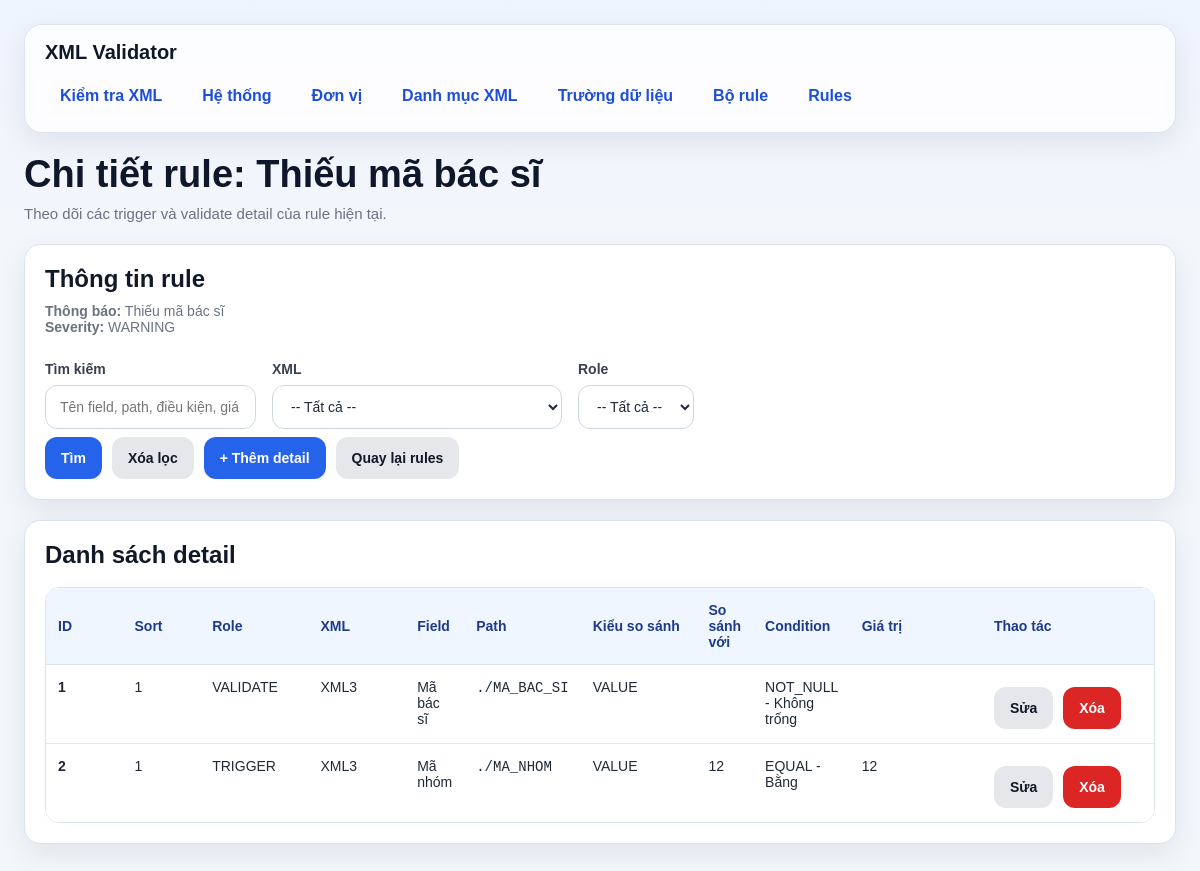
Page /rules/1/details on the earlier database version.
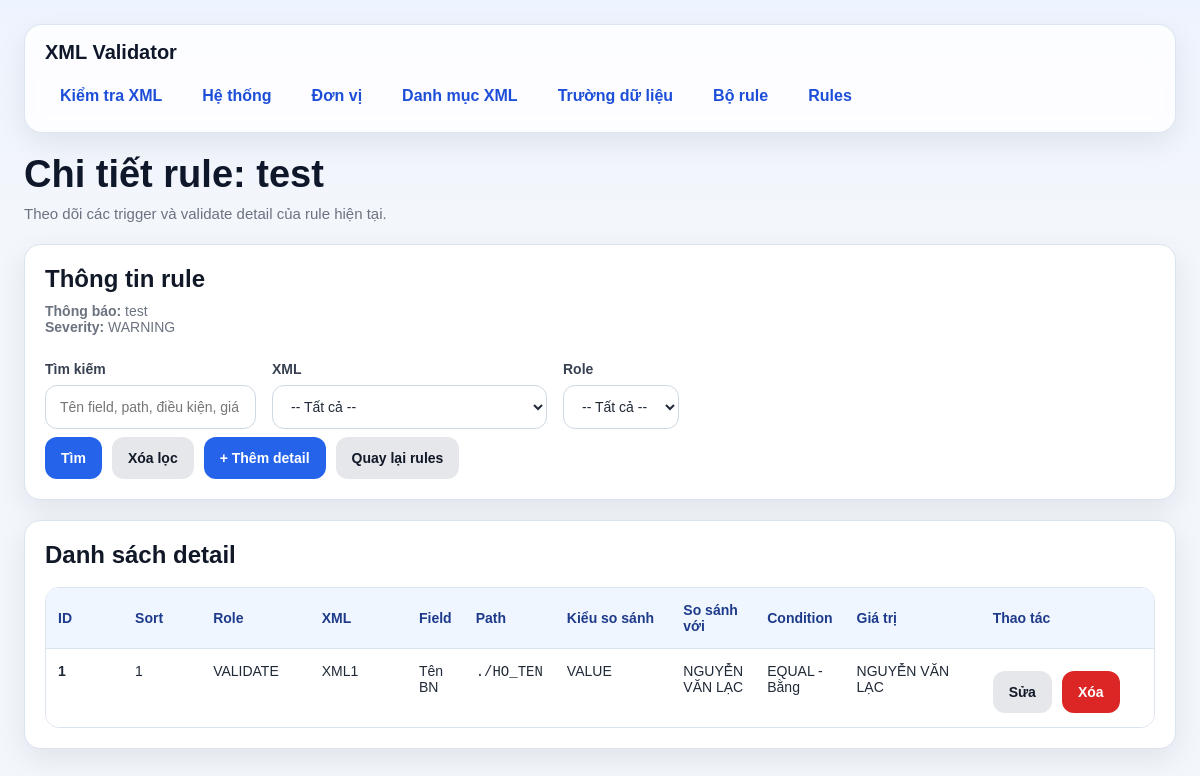
Same page on the later database version.
### models/rule_model.py (models this page shows, shortened)
class Rule(db.Model):
    __tablename__ = "rule"
    id = db.Column(db.Integer, primary_key=True)
    bo_rule_id = db.Column(db.Integer, db.ForeignKey("bo_rule.id"), nullable=False)
    ten_rule = db.Column(db.String(255), nullable=False)
    thong_bao = db.Column(db.String(500), nullable=False)
    severity = db.Column(db.String(50), nullable=False, default="WARNING")
    is_active = db.Column(db.Boolean, nullable=False, default=True)
    bo_rule = db.relationship("BoRule", backref="rules")

class RuleDetail(db.Model):
    __tablename__ = "rule_detail"
    id = db.Column(db.Integer, primary_key=True)
    rule_id = db.Column(db.Integer, db.ForeignKey("rule.id"), nullable=False)
    field_id = db.Column(db.Integer, db.ForeignKey("danh_muc_truong_du_lieu.id"), nullable=False)
    condition_id = db.Column(db.Integer, db.ForeignKey("danh_muc_dieu_kien.id"), nullable=False)
    gia_tri = db.Column(db.String(255), nullable=True)
    condition_role = db.Column(db.String(50), nullable=False)
    sort_order = db.Column(db.Integer, nullable=False, default=1)
    compare_mode = db.Column(db.String(20), nullable=False, default="VALUE")
    compare_field_id = db.Column(db.Integer, db.ForeignKey("danh_muc_truong_du_lieu.id"), nullable=True)
    rule = db.relationship("Rule", backref="details")
    field = db.relationship("DanhMucTruongDuLieu", foreign_keys=[field_id])
    condition = db.relationship("DanhMucDieuKien")
    compare_field = db.relationship("DanhMucTruongDuLieu", foreign_keys=[compare_field_id])

### models/xml_model.py (models this page shows, shortened)
class DanhMucXml(db.Model):
    __tablename__ = "danh_muc_xml"
    id = db.Column(db.Integer, primary_key=True)
    ma_xml = db.Column(db.String(50), nullable=False, unique=True)   # XML1, XML2, XML3
    ten_xml = db.Column(db.String(255), nullable=False)
    list_path = db.Column(db.String(500), nullable=False)            # path tính từ NOIDUNGFILE

### models/field_model.py (models this page shows, shortened)
class DanhMucTruongDuLieu(db.Model):
    __tablename__ = "danh_muc_truong_du_lieu"
    id = db.Column(db.Integer, primary_key=True)
    ten_truong = db.Column(db.String(255), nullable=False)
    xml_id = db.Column(db.Integer, db.ForeignKey("danh_muc_xml.id"), nullable=False)
    xml_path = db.Column(db.String(500), nullable=False)  # path bên trong từng phần tử của list
    data_type = db.Column(db.String(50), nullable=False, default="STRING")
    xml = db.relationship("DanhMucXml", backref="fields")

### models/condition_model.py (models this page shows, shortened)
class DanhMucDieuKien(db.Model):
    __tablename__ = "danh_muc_dieu_kien"
    id = db.Column(db.Integer, primary_key=True)
    ma_dieu_kien = db.Column(db.String(50), nullable=False, unique=True)
    ten_dieu_kien = db.Column(db.String(255), nullable=False)

### routes/rule_routes.py (the view, shortened to what this page needs)
@rule_bp.route("/<int:rule_id>/details", methods=["GET"])
def list_rule_details(rule_id):
    rule = Rule.query.get_or_404(rule_id)
    keyword = (request.args.get("keyword") or "").strip()
    xml_id = (request.args.get("xml_id") or "").strip()
    role = (request.args.get("role") or "").strip()
    query = (
        RuleDetail.query
        .join(DanhMucTruongDuLieu, RuleDetail.field_id == DanhMucTruongDuLieu.id)
        .join(DanhMucXml, DanhMucTruongDuLieu.xml_id == DanhMucXml.id)
        .join(DanhMucDieuKien, RuleDetail.condition_id == DanhMucDieuKien.id)
        .filter(RuleDetail.rule_id == rule_id)
    )
    if xml_id:
        query = query.filter(DanhMucTruongDuLieu.xml_id == int(xml_id))
    if role:
        query = query.filter(RuleDetail.condition_role == role)
    details = query.order_by(RuleDetail.sort_order.asc(), RuleDetail.id.asc()).all()
    xmls = DanhMucXml.query.order_by(DanhMucXml.id.asc()).all()
    return render_template(
        "rule_details.html",
        rule=rule,
        details=details,
        keyword=keyword,
        xml_id=xml_id,
        role=role,
        xmls=xmls
    )

### templates/rule_details.html (shortened to what this page needs)
{% extends "base.html" %}
{% block content %}
<div class="page-header">
    <h1 class="page-title">Chi tiết rule: {{ rule.ten_rule }}</h1>
    <div class="page-subtitle">Theo dõi các trigger và validate detail của rule hiện tại.</div>
</div>
<div class="card">
    <h2 class="card-title">Thông tin rule</h2>
    <div class="card-subtitle">
        <strong>Thông báo:</strong> {{ rule.thong_bao }}<br>
        <strong>Severity:</strong> {{ rule.severity }}
    </div>
    <form method="GET">
        <div class="grid">
            <div class="col-4">
                <label>Tìm kiếm</label>
                <input type="text" name="keyword" value="{{ keyword }}" placeholder="Tên field, path, điều kiện, giá trị...">
            </div>
            <div class="col-4">
                <label>XML</label>
                <select name="xml_id">
                    <option value="">-- Tất cả --</option>
                </select>
            </div>
            <div class="col-4">
                <label>Role</label>
                <select name="role">
                    <option value="">-- Tất cả --</option>
                </select>
            </div>
        </div>
        <div class="actions">
            <button type="submit" class="btn btn-primary">Tìm</button>
            <a href="/rules/{{ rule.id }}/details" class="btn btn-secondary">Xóa lọc</a>
            <a href="/rules/{{ rule.id }}/details/create" class="btn btn-primary">+ Thêm detail</a>
            <a href="/rules" class="btn btn-secondary">Quay lại rules</a>
        </div>
    </form>
</div>
<div class="card">
    <h2 class="card-title">Danh sách detail</h2>
    {% if details %}
        <div class="table-wrap">
            <table>
                <thead>
                    <tr>
                        <th style="width: 80px;">ID</th>
                        <th style="width: 80px;">Sort</th>
                        <th style="width: 110px;">Role</th>
                        <th style="width: 100px;">XML</th>
                        <th>Field</th>
                        <th>Path</th>
                        <th style="width: 120px;">Kiểu so sánh</th>
                        <th>So sánh với</th>
                        <th>Condition</th>
                        <th style="width: 140px;">Giá trị</th>
                        <th style="width: 180px;">Thao tác</th>
                    </tr>
                </thead>
                <tbody>
                    {% for d in details %}
                    <tr>
                        <td><strong>{{ d.id }}</strong></td>
                        <td>{{ d.sort_order }}</td>
                        <td>{{ d.condition_role }}</td>
                        <td>{{ d.field.xml.ma_xml }}</td>
                        <td>{{ d.field.ten_truong }}</td>
                        <td><code>{{ d.field.xml_path }}</code></td>
                        <td>{{ d.compare_mode }}</td>
                        <td>
                            {% if d.compare_mode == 'FIELD' and d.compare_field %}
                                {{ d.compare_field.xml.ma_xml }} | {{ d.compare_field.ten_truong }} | {{ d.compare_field.xml_path }}
                            {% else %}
                                {{ d.gia_tri or '' }}
                            {% endif %}
                        </td>
                        <td>{{ d.condition.ma_dieu_kien }} - {{ d.condition.ten_dieu_kien }}</td>
                        <td>{{ d.gia_tri or '' }}</td>
                        <td>
                            <div class="actions">
                                <a class="btn btn-secondary" href="/rules/details/{{ d.id }}/edit">Sửa</a>
                                <form class="inline" method="POST" action="/rules/details/{{ d.id }}/delete" onsubmit="return confirm('Xóa detail này?');">
                                    <button class="btn btn-danger" type="submit">Xóa</button>
                                </form>
                            </div>
                        </td>
                    </tr>
                    {% endfor %}
                </tbody>
            </table>
        </div>
    {% else %}
        <div class="empty-state">Chưa có detail nào cho rule này.</div>
    {% endif %}
</div>
{% endblock %}

### templates/base.html (shortened to what this page needs)
<!DOCTYPE html>
<html lang="vi">
<head>
</head>
<body>
    <div class="page-shell">
        <div class="topbar">
            <div class="topbar-title">XML Validator</div>
            <nav>
                <a href="/">Kiểm tra XML</a>
                <a href="/systems">Hệ thống</a>
                <a href="/units">Đơn vị</a>
                <a href="/xmls">Danh mục XML</a>
                <a href="/fields">Trường dữ liệu</a>
                <a href="/rule-sets">Bộ rule</a>
                <a href="/rules">Rules</a>
            </nav>
        </div>
        <div class="container">
            {% block content %}{% endblock %}
        </div>
    </div>
</body>
</html>

### templates/base.html (style rules this page uses)
* { box-sizing: border-box; }
:root { --bg: #f3f6fb; --card: #ffffff; --card-soft: #f8fafc; --border: #dbe3ef; --text: #1f2937; --muted: #6b7280; --primary: #2563eb; --primary-hover: #1d4ed8; --danger: #dc2626; --danger-hover: #b91c1c; --success-bg: #dcfce7; --success-text: #166534; --warning-bg: #fef3c7; --warning-text: #92400e; --error-bg: #fee2e2; --error-text: #991b1b; --shadow: 0 10px 30px rgba(15, 23, 42, 0.08); --radius: 16px; }
body { margin: 0; font-family: Arial, Helvetica, sans-serif; background: linear-gradient(180deg, #eef4ff 0%, var(--bg) 220px); color: var(--text); }
.page-shell { max-width: 1280px; margin: 0 auto; padding: 24px; }
.topbar { background: rgba(255, 255, 255, 0.82); border: 1px solid rgba(219, 227, 239, 0.9); backdrop-filter: blur(10px); border-radius: 18px; box-shadow: var(--shadow); padding: 16px 20px; margin-bottom: 20px; }
.topbar-title { margin: 0 0 12px 0; font-size: 20px; font-weight: 700; color: #0f172a; }
nav { display: flex; flex-wrap: wrap; gap: 10px; }
nav a { text-decoration: none; color: #1d4ed8; font-weight: 600; padding: 10px 14px; border-radius: 10px; transition: 0.2s ease; border: 1px solid transparent; background: transparent; }
.container { background: transparent; }
.page-header { margin-bottom: 22px; }
.page-title { margin: 0; font-size: 38px; line-height: 1.15; color: #0f172a; }
.page-subtitle { margin-top: 8px; color: var(--muted); font-size: 15px; }
.card { background: var(--card); border: 1px solid var(--border); border-radius: var(--radius); box-shadow: var(--shadow); padding: 20px; margin-bottom: 20px; }
.card-title { margin: 0 0 18px 0; font-size: 24px; font-weight: 700; color: #111827; }
.card-subtitle { margin: -8px 0 18px 0; color: var(--muted); font-size: 14px; }
.grid { display: flex; grid-template-columns: repeat(12, 1fr); gap: 16px; }
.col-4 { grid-column: span 4; }
label { display: block; font-size: 14px; font-weight: 700; margin-bottom: 8px; margin-top: 8px; color: #374151; }
input[type="text"], input[type="date"], input[type="file"], input[type="password"], select, textarea { width: 100%; min-height: 44px; border: 1px solid #cfd8e3; border-radius: 12px; padding: 10px 14px; font-size: 14px; background: #fff; color: var(--text); outline: none; transition: border-color 0.2s, box-shadow 0.2s; }
.actions { display: flex; flex-wrap: wrap; gap: 10px; margin-top: 8px; }
.btn, button { border: none; min-height: 42px; padding: 10px 16px; border-radius: 12px; cursor: pointer; font-weight: 700; font-size: 14px; text-decoration: none; display: inline-flex; align-items: center; justify-content: center; transition: 0.2s ease; }
.btn-primary { background: var(--primary); color: white; }
.btn-secondary { background: #e5e7eb; color: #111827; }
.btn-danger { background: var(--danger); color: white; }
.table-wrap { overflow-x: auto; border: 1px solid var(--border); border-radius: 14px; }
table { width: 100%; border-collapse: collapse; background: white; }
th { background: #eff6ff; color: #1e3a8a; font-size: 14px; font-weight: 700; text-align: left; padding: 14px 12px; border-bottom: 1px solid var(--border); }
td { padding: 14px 12px; border-bottom: 1px solid #e5e7eb; vertical-align: top; font-size: 14px; }
tbody tr:last-child td { border-bottom: none; }

Differences in the rows shown:
removed RuleDetail: id "2", sort_order "1", condition_role "TRIGGER", field.xml.ma_xml "XML3", field.ten_truong "Mã nhóm", field.xml_path "./MA_NHOM", compare_mode "VALUE", gia_tri "12", condition.ma_dieu_kien "EQUAL", condition.ten_dieu_kien "Bằng"
changed Rule "WARNING": ten_rule "Thiếu mã bác sĩ" → "test"; thong_bao "Thiếu mã bác sĩ" → "test"
changed RuleDetail "VALIDATE": field.xml.ma_xml "XML3" → "XML1"; field.ten_truong "Mã bác sĩ" → "Tên BN"; field.xml_path "./MA_BAC_SI" → "./HO_TEN"; gia_tri (not shown) → "NGUYỄN VĂN LẠC"; condition.ma_dieu_kien "NOT_NULL" → "EQUAL"; condition.ten_dieu_kien "Không trống" → "Bằng"
